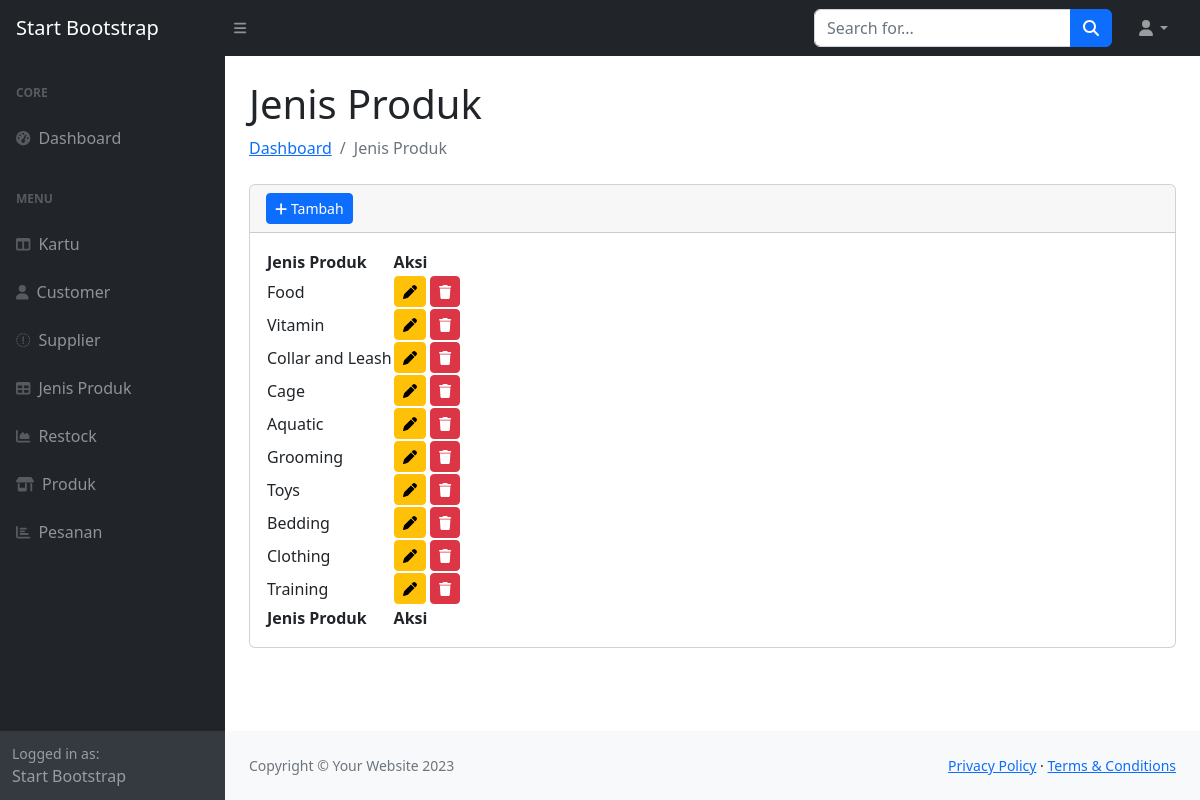
Page /admin/jenis_produk.php on the committed database.
### tables this page shows
CREATE TABLE `product_type` (
  `id` int(11) NOT NULL,
  `name` varchar(45) DEFAULT NULL
);

### admin/jenis_produk.php (the view, shortened to what this page needs)
<?php
require_once 'layouts/header.php';
require_once 'layouts/navbar.php';
?>
<main>
    <div class="container-fluid px-4">
        <h1 class="mt-4">Jenis Produk</h1>
        <ol class="breadcrumb mb-4">
            <li class="breadcrumb-item"><a href="index.php">Dashboard</a></li>
            <li class="breadcrumb-item active">Jenis Produk</li>
        </ol>
        <div class="card mb-4">
            <div class="card-header">
                <button type="button" class="btn btn-primary btn-sm" data-toggle="modal" data-target="#modalSaya">
                    <i class="fas fa-plus"></i> Tambah
                </button>
            </div>
            <div class="card-body">
                <table id="datatablesSimple">
                    <thead>
                        <tr>
                            <th>Jenis Produk</th>
                            <th>Aksi</th>
                        </tr>
                    </thead>
                    <tfoot>
                        <tr>
                            <th>Jenis Produk</th>
                            <th>Aksi</th>
                        </tr>
                    </tfoot>
                    <tbody>
                        <?php
                        $sql = "SELECT * FROM `product_type`";
                        $query = $dbh->prepare($sql);
                        $query->execute();
                        $result = $query->fetchAll();
                        if ($query->rowCount() > 0) {
                            foreach ($result as $row) { ?>
                                <tr>
                                    <td><?= $row['name'] ?></td>
                                    <td>
                                        <a href="jenis_produk_edit.php?id=<?= $row['id'] ?>" class="btn btn-warning btn-sm"><i class="fas fa-pen"></i></a>
                                        <a href="?delete=<?= $row['id'] ?>" class="btn btn-danger btn-sm"><i class="fas fa-trash"></i></a>
                                    </td>
                                </tr>
                        <?php }
                        } else {
                            echo "
                            <tr>
                                <td colspan='2'>Tidak ada data</td>
                            </tr>
                            ";
                        }
                        ?>
                    </tbody>
                </table>
            </div>
        </div>
    </div>
</main>
<?php require_once 'layouts/footer.php' ?>

### rows in the picture
product_type: name "Food"
product_type: name "Vitamin"
product_type: name "Collar and Leash"
product_type: name "Cage"
product_type: name "Aquatic"
product_type: name "Grooming"
product_type: name "Toys"
product_type: name "Bedding"
product_type: name "Clothing"
product_type: name "Training"
